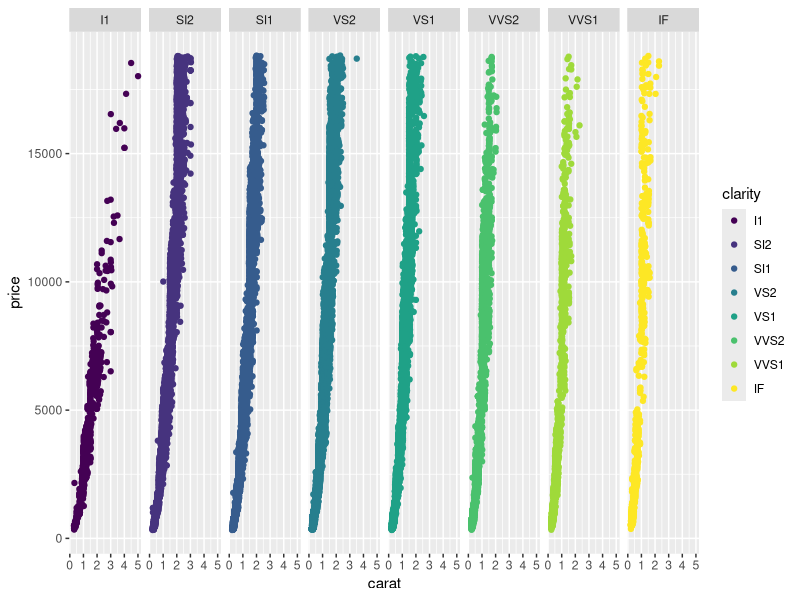

Recreate this plot in R.
MyFirstVector <- c(3, 45, 56, 723)
MyFirstVector
is.numeric(MyFirstVector)
is.integer(MyFirstVector)
is.double(MyFirstVector)

V2 <- c(3L, 12L, 243, 0L)
V2
is.numeric(V2)
is.integer(V2)
is.double(V2)

V3 <- c("a", "B23", "Hello", 7)
V3
is.numeric(V3)
is.character(V3)

y = as.integer(3)
y
is.integer(y)

seq()
rep()

seq(0, 15, 5)
1:15

rep(3, 2)

rep("a", 3)
x2 <- c(80, 20)
rep(x2, 5)

w2 <- c("a", "b", "c", "d", "e")
w2

w2[1]
w2[5]

w2[1:3]
-3:-5

x <- rnorm(5)
x

#R-sepecific programming loop
for(i in x){
  print(i)
}

print(x[1])
print(x[2])

#conventional programming loop
for(j in 1:5){
  print(x[j])
}

N <- 1000000
a <- rnorm(N)
b <- rnorm(N)

#Vectorized approach
c <- a * b

#De-vectorized approach
d <- rep(NA, N)
for(i in 1:N){
  d[i] <- a[i] * b[i]
}

?rep()
?rnorm()

install.packages("ggplot2")

library(ggplot2)
?qplot()
?diamonds

qplot(data=diamonds, carat, price, colour=clarity, facets=.~clarity)

#----------------------------#
#Financial Statement Analysis#
#----------------------------#

